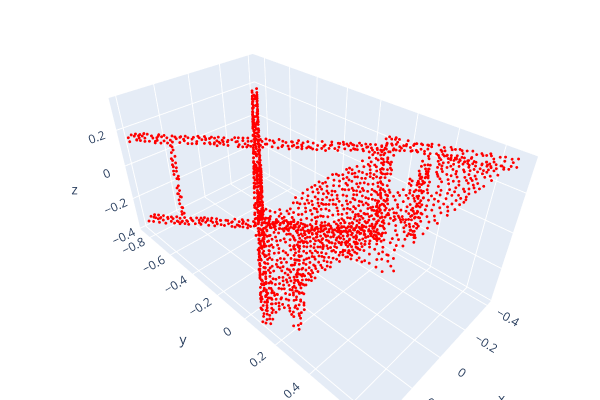
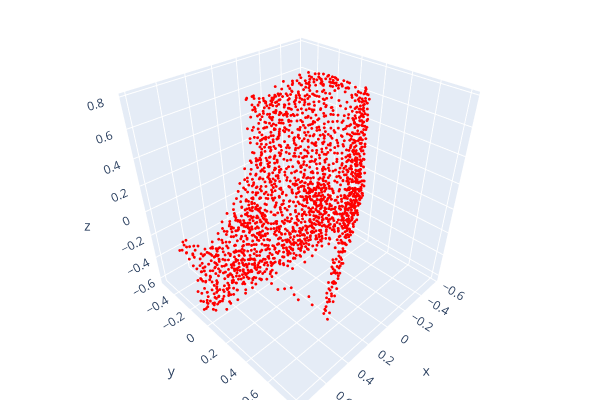

Notebook code cell kept with these figures, in order:
### Code cell
import open3d as o3d
import numpy as np

# Visualize a point cloud using Open3D
def visualize_point_cloud(points):
    # Create Open3D point cloud
    pcd = o3d.geometry.PointCloud()
    pcd.points = o3d.utility.Vector3dVector(points)

    # Visualize the point cloud
    o3d.visualization.draw_plotly([pcd])

# Choose an index for visualization (adjust as needed)
train_index = 2050  # index of the object in the training set
test_index = 2080   # index of the object in the test set

# Visualize an object from the training set
visualize_point_cloud(train_data[train_index])

# Visualize an object from the test set
visualize_point_cloud(test_data[test_index])

### Figure 1 — Plotly figure (JSON) as saved in the notebook; plotly's stock layout.template omitted (floating-point values rounded to 4 significant figures; data arrays with more than 128 entries replaced by an {"elided": "..."} marker saying what was removed)
{"data": [{"marker": {"color": {"elided": "2048x3 int values"}, "size": 1}, "mode": "markers", "type": "scatter3d", "x": {"elided": "2048 float values"}, "y": {"elided": "2048 float values"}, "z": {"elided": "2048 float values"}}], "layout": {"height": 400, "margin": {"b": 0, "l": 0, "r": 0, "t": 0}, "scene": {"camera": {"center": {"x": 0, "y": 0, "z": 0}, "up": {"x": 0, "y": 0, "z": 1}}}, "showlegend": false, "width": 600}}

### Figure 2 — Plotly figure (JSON) as saved in the notebook; plotly's stock layout.template omitted (floating-point values rounded to 4 significant figures; data arrays with more than 128 entries replaced by an {"elided": "..."} marker saying what was removed)
{"data": [{"marker": {"color": {"elided": "2048x3 int values"}, "size": 1}, "mode": "markers", "type": "scatter3d", "x": {"elided": "2048 float values"}, "y": {"elided": "2048 float values"}, "z": {"elided": "2048 float values"}}], "layout": {"height": 400, "margin": {"b": 0, "l": 0, "r": 0, "t": 0}, "scene": {"camera": {"center": {"x": 0, "y": 0, "z": 0}, "up": {"x": 0, "y": 0, "z": 1}}}, "showlegend": false, "width": 600}}
